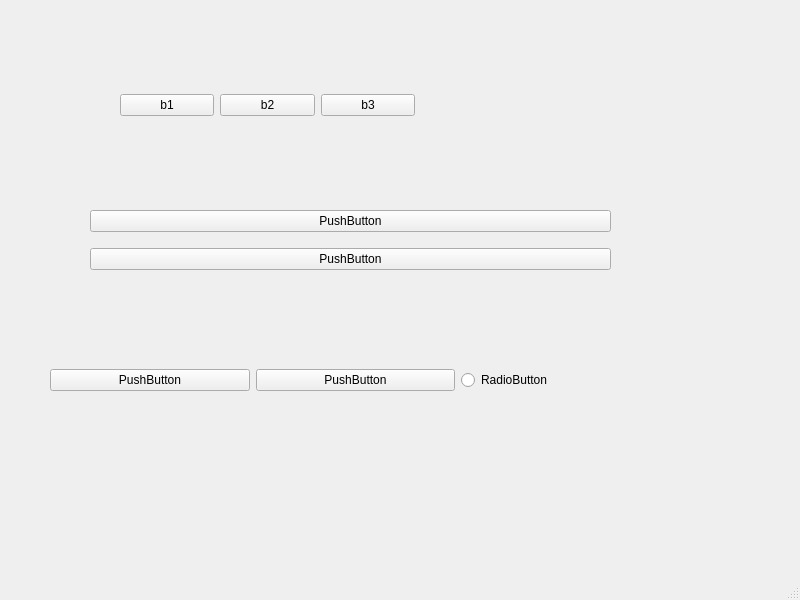
<?xml version="1.0" encoding="UTF-8"?>
<ui version="4.0">
 <class>MainWindow</class>
 <widget class="QMainWindow" name="MainWindow">
  <property name="geometry">
   <rect>
    <x>0</x>
    <y>0</y>
    <width>800</width>
    <height>600</height>
   </rect>
  </property>
  <property name="windowTitle">
   <string>MainWindow</string>
  </property>
  <widget class="QWidget" name="centralwidget">
   <widget class="QWidget" name="verticalLayoutWidget">
    <property name="geometry">
     <rect>
      <x>90</x>
      <y>200</y>
      <width>521</width>
      <height>80</height>
     </rect>
    </property>
    <layout class="QVBoxLayout" name="verticalLayout">
     <item>
      <widget class="QPushButton" name="pushButton_4">
       <property name="text">
        <string>PushButton</string>
       </property>
      </widget>
     </item>
     <item>
      <widget class="QPushButton" name="pushButton_5">
       <property name="text">
        <string>PushButton</string>
       </property>
      </widget>
     </item>
    </layout>
   </widget>
   <widget class="QWidget" name="horizontalLayoutWidget">
    <property name="geometry">
     <rect>
      <x>50</x>
      <y>340</y>
      <width>611</width>
      <height>80</height>
     </rect>
    </property>
    <layout class="QHBoxLayout" name="horizontalLayout_2">
     <item>
      <widget class="QPushButton" name="pushButton_6">
       <property name="text">
        <string>PushButton</string>
       </property>
      </widget>
     </item>
     <item>
      <widget class="QPushButton" name="pushButton_7">
       <property name="text">
        <string>PushButton</string>
       </property>
      </widget>
     </item>
     <item>
      <widget class="QRadioButton" name="radioButton">
       <property name="text">
        <string>RadioButton</string>
       </property>
      </widget>
     </item>
    </layout>
   </widget>
   <widget class="QWidget" name="">
    <property name="geometry">
     <rect>
      <x>120</x>
      <y>90</y>
      <width>295</width>
      <height>30</height>
     </rect>
    </property>
    <layout class="QHBoxLayout" name="horizontalLayout">
     <item>
      <widget class="QPushButton" name="pushButton">
       <property name="text">
        <string>b1</string>
       </property>
      </widget>
     </item>
     <item>
      <widget class="QPushButton" name="pushButton_2">
       <property name="text">
        <string>b2</string>
       </property>
      </widget>
     </item>
     <item>
      <widget class="QPushButton" name="pushButton_3">
       <property name="text">
        <string>b3</string>
       </property>
      </widget>
     </item>
    </layout>
   </widget>
  </widget>
  <widget class="QMenuBar" name="menubar">
   <property name="geometry">
    <rect>
     <x>0</x>
     <y>0</y>
     <width>800</width>
     <height>26</height>
    </rect>
   </property>
  </widget>
  <widget class="QStatusBar" name="statusbar"/>
 </widget>
 <resources/>
 <connections/>
</ui>
